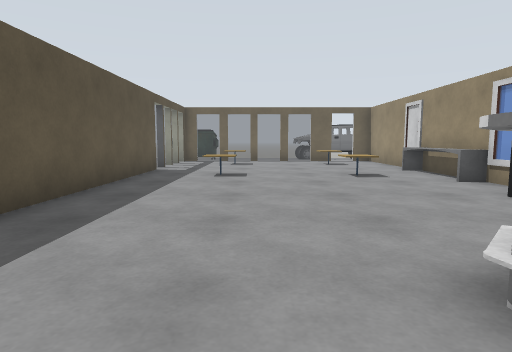
View 1 (above)

12 first-person views from a walk through a robot-simulator world made for Gazebo. The camera is 1 m above the floor, tilts 6° down and sees 75° across. Floor lines are 1 m apart. The floor is counted in squares, 1 m on a side. Each view is taken from the middle of a square. On the plan, view 1 faces up. The plan holds only what a view shows up to about 13 squares ahead; the rest is blank.

View 2
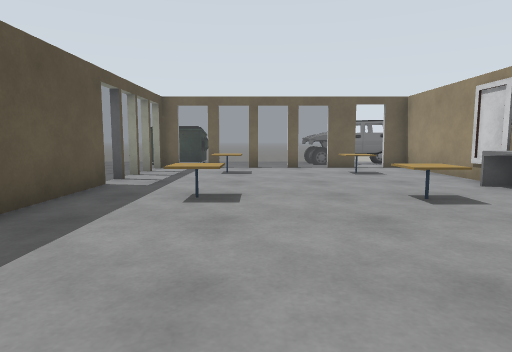

View 3
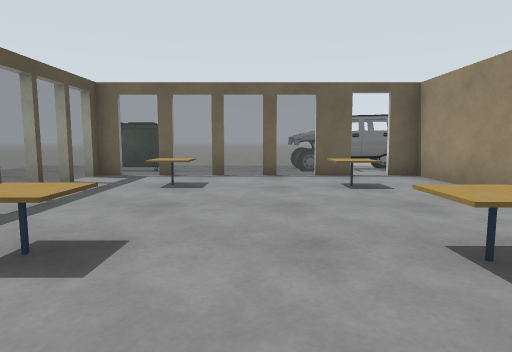

View 4
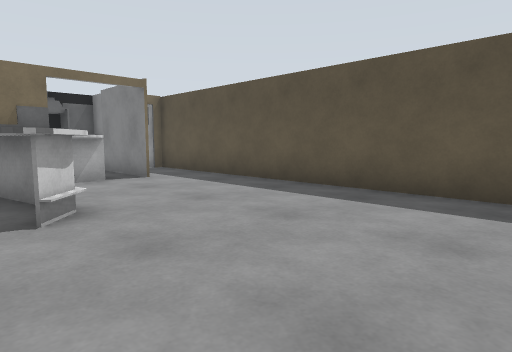

View 5
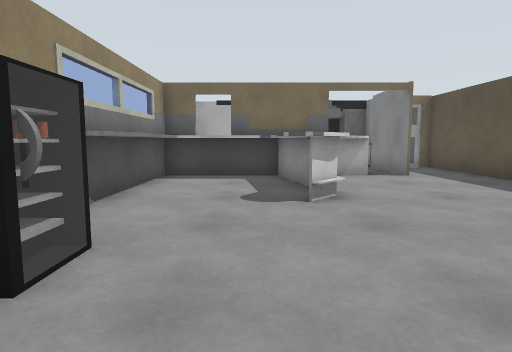

View 6
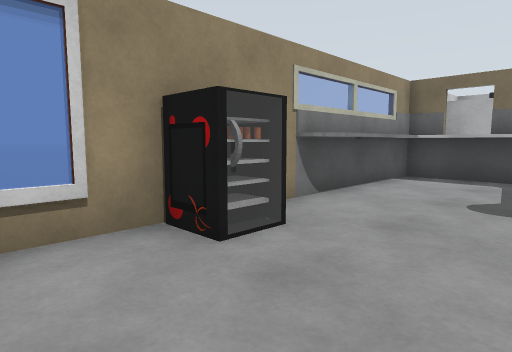

View 7
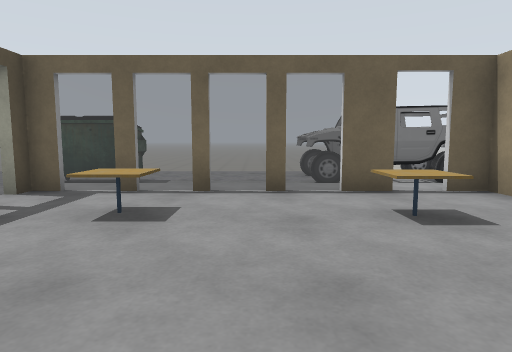

View 8
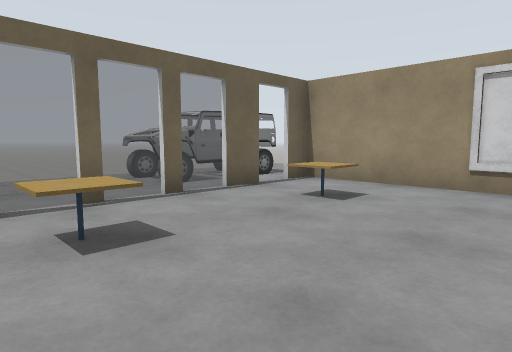

View 9
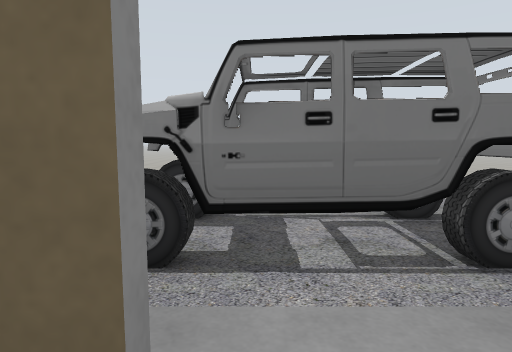

View 10
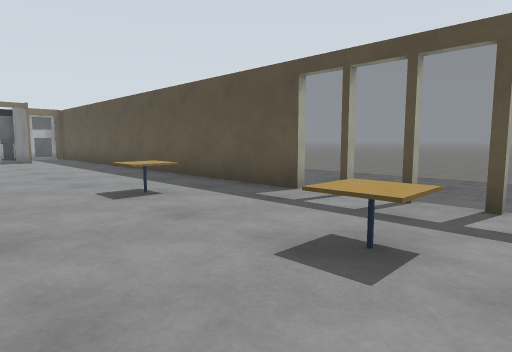

View 11
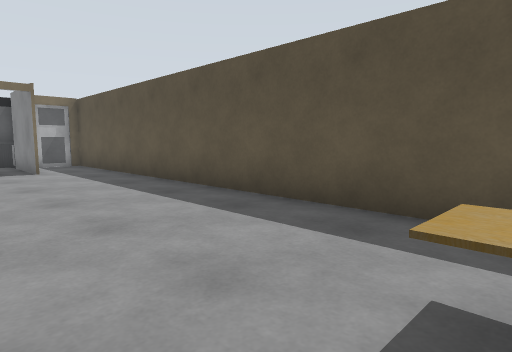

View 12
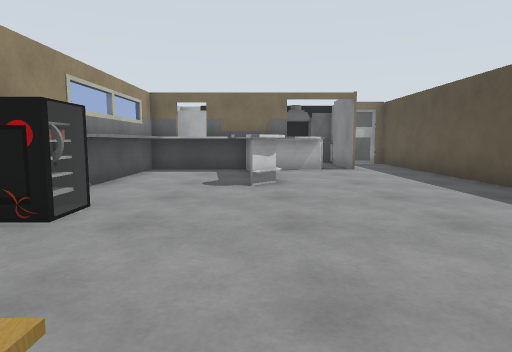

### Floor plan
Key: @ floor where view 1 was taken; # wall or solid block; . main floor; - floor 0.25 m lower than the main floor; / step, stairs or slope; = window, fence, low wall or low ledge; T cafe table; U dumpster; C car.
Columns run from 10 left of view 1 to 7 right of it. Each row starts with its distance up from view 1.
 24           ----
 23           ----
 22         ------
 21        -----CCCCCC
 20   ---  U----C CCCC
 19   ----UUU----CCCCC
 18    --  //////////
 17    ---##=====#.##
 16     --=.........#
 15   ----=..T...T..#
 14 ------=..T...T..#
 13 ----  =.........#
 12 ----  =.........=
 11 ------#........=
 10 ----- #..T...T.=
  9  ---  #........=#
  8       #........=#
  7       #.........=
  6       #........#
  5       #........##
  4       #.........#
  3       #........##
  2       #.....#..##
  1       #.....#..##
  0       #...@.#..##
 -1       #....######
 -2       #..########
 -3       #..#    ##
 -4       #..#
 -5       ####
 -6          ##

Positions as (right, up) in squares from view 1, and headings:
1: (0, 0), facing up
2: (0, 4), facing up
3: (1, 7), facing up
4: (3, 7), facing down-left
5: (3, 8), facing down
6: (2, 8), facing down-right
7: (1, 10), facing up
8: (-2, 11), facing up-right
9: (4, 16), facing up
10: (2, 16), facing down-left
11: (1, 10), facing down-left
12: (2, 10), facing down
